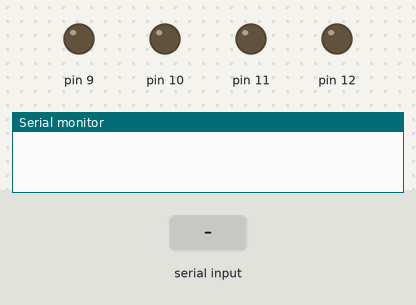
Simulated run of this sketch. Board: Arduino Uno, built with avr-gcc and run on an emulated ATmega328P. Parts: output pins drawn as LEDs (lit = HIGH), the last lines printed to the serial monitor. Inputs (shaded band) come from the test bench.

Above: at 1.2 s.
1.3 s: "f" received over Serial
At 2.1 s:
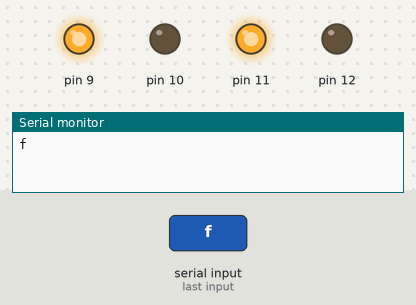
2.9 s: "b" received over Serial
At 3.3 s:
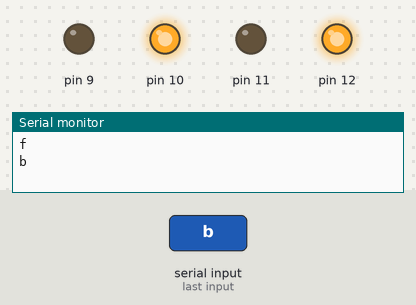
4.5 s: "l" received over Serial
At 5.6 s:
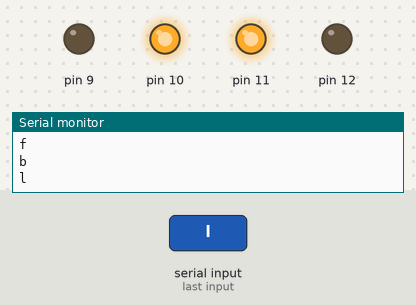
6.0 s: "r" received over Serial
At 6.8 s:
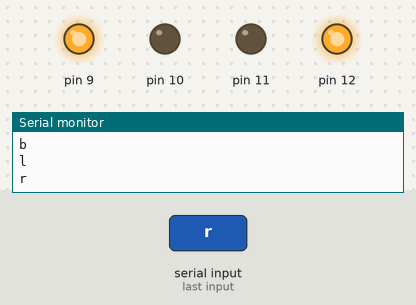
Timing chart, 0 to 8.5 s (numbered marks = the images above; inputs shaded):
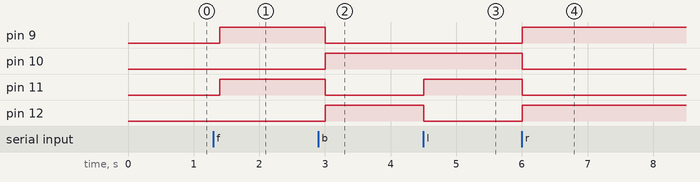

Measured:
- after the input at 1.3 s, pin 9, pin 11: LOW → HIGH after 0.10 s
- after the input at 2.9 s, pin 9, pin 11: HIGH → LOW after 0.10 s; pin 10, pin 12: LOW → HIGH after 0.10 s
- after the input at 4.5 s, pin 11: LOW → HIGH at once; pin 12: HIGH → LOW at once
- after the input at 6.0 s, pin 9, pin 12: LOW → HIGH at once; pin 10, pin 11: HIGH → LOW at once

The sketch:

bluetoothcontrol.ino
```cpp
char t;

void setup() {
pinMode(9,OUTPUT);
pinMode(10,OUTPUT);
pinMode(11,OUTPUT);
pinMode(12,OUTPUT);

Serial.begin(9600);

}

void loop() {
if(Serial.available()){
  t = Serial.read();
  Serial.println(t);
}

if(t == 'f'){
  digitalWrite(9,HIGH);
  digitalWrite(10,LOW);
  digitalWrite(11,HIGH);
  digitalWrite(12,LOW);
}

else if(t == 'b'){
  digitalWrite(9,LOW);
  digitalWrite(10,HIGH);
  digitalWrite(11,LOW);
  digitalWrite(12,HIGH);
}

else if(t == 'l'){
  digitalWrite(9,LOW);
  digitalWrite(10,HIGH);
  digitalWrite(11,HIGH);
  digitalWrite(12,LOW);
}

else if(t == 'r'){
  digitalWrite(9,HIGH);
  digitalWrite(10,LOW);
  digitalWrite(11,LOW);
  digitalWrite(12,HIGH);
}

else if(t == 's'){
  digitalWrite(9,LOW);
  digitalWrite(10,LOW);
  digitalWrite(11,LOW);
  digitalWrite(12,LOW);
}
delay(100);
}
```
